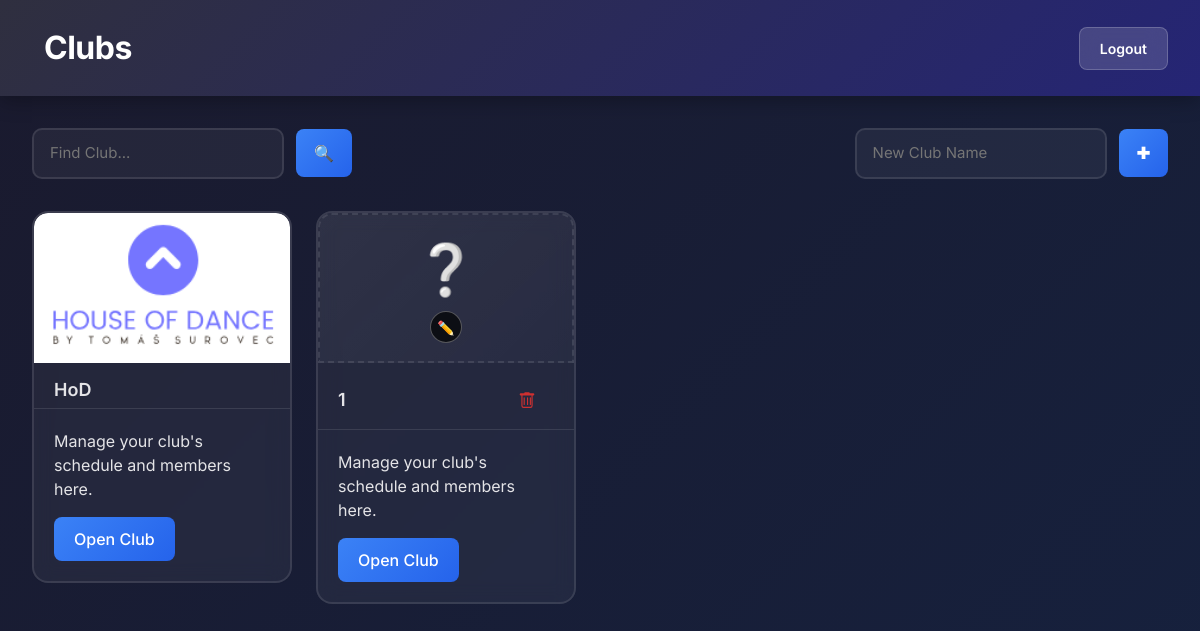
Screenshot of /trainer/trainer_dashboard/ (signed in) with the database file from the repository.
### TrainerClubs/models.py (models this page shows, shortened)
class Club(models.Model):
    club_owner = models.ForeignKey(User, on_delete=models.CASCADE, related_name='clubs')
    name = models.CharField(max_length=100)
    profile_picture = models.ImageField(upload_to='club_profiles/', blank=True, null=True)

### TrainerClubs/views.py (the view)
# urls.py: path('trainer_dashboard/', views.dashboard, name='dashboard'),
@login_required
def dashboard(request):
    clubs = Club.objects.all()
    return render(request, 'clubs_view.html', {'clubs':clubs})

### TrainerClubs/templates/clubs_view.html (shortened to what this page needs)
<!DOCTYPE html>
<html lang="en">
<head>
    <link href="https://cdn.jsdelivr.net/npm/bootstrap@5.3.0/dist/css/bootstrap.min.css" rel="stylesheet">
</head>
<body>
    <div class="header">
            <nav class="navbar navbar-expand-lg">
                <div class="container-fluid">
                    <a class="navbar-brand" aria-disabled="true" >Clubs</a>
                </div>
            </nav>
        <a class="header-nav-btn" href="{% url 'logout' %}">Logout</a>
    </div>
    <div class="main-container">
        <div class="top-bar">
            <div>
                <form method="POST" class="add-club-form">
                    <input type="text" name="looking_for_club" placeholder="Find Club...">
                    <button type="submit" class="btn-add">🔍</button>
                </form>
            </div>
            <div>
                <form method="POST" action="{% url 'add_club' %}" enctype="multipart/form-data" class="add-club-form">
                    <input type="text" name="club_name" placeholder="New Club Name" required>
                    <button type="submit" class="btn-add">✚</button>
                </form>
            </div>
        </div>
        <div class="main-body responsive-grid">
            {% for club in clubs%}
            <div class="grid-item">
                <div class="card">
                    {% if club.profile_picture %}
                        <div class="image-container">
                            <img src="{{ club.profile_picture.url }}" class="card-img-top" alt="{{ club.name }} profile picture">
                        </div>
                    {% else %}
                        <div class="card-img-placeholder">
                            <span style="font-size: 50px;">❔</span>
                            {% if request.user == club.club_owner %}
                            <form method="POST" action="{% url 'update_club' club.id %}" enctype="multipart/form-data" class="overlay-form">
                                <label for="edit-upload-{{ club.id }}" class="edit-btn" title="Change Profile Picture">
                                    ✏️
                                </label>
                            </form>
                            {% endif %}
                        </div>
                    {% endif %}
                    <div class="card-header">
                        <h5>{{ club.name }}</h5>
                        {% if request.user == club.club_owner %}
                        <form method="POST" action="{% url 'delete_club' club.id%}" class="delete-form">
                            <button type="submit" class="delete-button" title="Delete Club">
                            </button>
                        </form>
                        {% endif %}
                    </div>
                    <div class="card-body">
                        <p class="card-text">Manage your club's schedule and members here.</p>
                        {% if request.user == club.club_owner %}
                        <a href="/club/{{club.id}}/" class="btn">Open Club</a>
                        {% else %}
                        <a href="/trainer/club/trainer_view/{{club.id}}/" class="btn">Open Club</a>
                        {% endif %}
                    </div>
                </div>
            </div>
            {% endfor %}
        </div>
    </div>
</body>
</html>

### TrainerClubs/templates/clubs_view.html (style rules this page uses)
* { box-sizing: border-box; margin: 0; padding: 0; }
body { font-family: 'Inter', -apple-system, BlinkMacSystemFont, 'Segoe UI', sans-serif; background: linear-gradient(135deg, #1a1a2e 0%, #16213e 100%); color: #e4e4e7; min-height: 100vh; }
.header { background: linear-gradient(135deg, #2f2f3f 0%, #252575 100%); padding: 19px 32px; box-shadow: 0 4px 20px rgba(0, 0, 0, 0.3); position: sticky; display: flex; align-items: center; justify-content: space-between; }
.header-nav-btn { background: rgba(255, 255, 255, 0.15); backdrop-filter: blur(10px); color: white; padding: 10px 20px; border-radius: 8px; text-decoration: none; font-weight: 600; font-size: 14px; transition: all 0.3s ease; border: 1px solid rgba(255, 255, 255, 0.2); }
button[type="submit"] { padding: 12px 18px; background: linear-gradient(135deg, #3b82f6 0%, #2563eb 100%); border: none; border-radius: 8px; color: white; font-weight: 600; font-size: 16px; cursor: pointer; transition: all 0.3s ease; }
.main-container { padding: 32px; max-width: 1600px; margin: 0 auto; grid-template-columns: 3fr; }
.top-bar { display: flex; justify-content: space-between; align-items: center; gap: 24px; margin-bottom: 32px; flex-wrap: wrap; }
.add-club-form { display: flex; gap: 12px; align-items: center; }
.add-club-form input[type="text"] { background: rgba(255, 255, 255, 0.05); border: 2px solid rgba(255, 255, 255, 0.1); color: #e4e4e7; padding: 12px 16px; border-radius: 10px; font-size: 15px; min-width: 250px; flex: 1; max-width: 100%; transition: all 0.3s ease; font-family: 'Inter', sans-serif; }
.card { background: rgba(255, 255, 255, 0.05); backdrop-filter: blur(10px); border: 2px solid rgba(255, 255, 255, 0.1); border-radius: 16px; color: #e4e4e7; transition: all 0.3s ease; position: relative; overflow: hidden; }
.card-header { display: flex; justify-content: space-between; align-items: center; padding: 16px 20px 8px; border-bottom: 1px solid rgba(255, 255, 255, 0.1); }
.card-header h5 { margin: 0; font-size: 18px; font-weight: 600; }
.delete-form { margin: 0; }
.delete-button { background: rgba(239, 68, 68, 0.1); border: 1px solid rgba(239, 68, 68, 0.3); color: #ef4444; padding: 6px 8px; border-radius: 6px; cursor: pointer; font-size: 14px; transition: all 0.3s ease; display: flex; align-items: center; justify-content: center; }
.card-body { padding: 20px; }
.overlay-form { margin: 0; }
.card-img-top { width: 100%; height: 150px; object-fit: cover; border-radius: 14px 14px 0 0; }
.image-container { position: relative; }
.edit-btn { background: rgba(0, 0, 0, 0.7); border: 1px solid rgba(255, 255, 255, 0.3); color: white; width: 32px; height: 32px; border-radius: 50%; display: flex; align-items: center; justify-content: center; cursor: pointer; font-size: 14px; transition: all 0.3s ease; }
.card-img-placeholder { width: 100%; height: 150px; background: linear-gradient(135deg, rgba(255, 255, 255, 0.05) 0%, rgba(255, 255, 255, 0.02) 100%); display: flex; flex-direction: column; align-items: center; justify-content: center; border-radius: 14px 14px 0 0; color: #a1a1aa; border: 2px dashed rgba(255, 255, 255, 0.1); transition: all 0.3s ease; position: relative; padding: 16px; box-sizing: border-box; }
.card-img-placeholder span { font-size: 15px; margin-bottom: 4px; }
.btn { background: linear-gradient(135deg, #3b82f6 0%, #2563eb 100%); border: none; color: white; padding: 10px 20px; border-radius: 8px; text-decoration: none; display: inline-block; font-weight: 500; transition: all 0.3s ease; }
.responsive-grid { display: flex; flex-wrap: wrap; gap: 1.5rem; }
.responsive-grid > .grid-item { flex: 0 1 100%; min-width: 250px; max-width: 100%; }
.delete-button { background: none!important; color: #cf3030 !important; border: none; border-radius: 8px; cursor: pointer; font-size: 12px; font-weight: 600; transition: all 0.3s ease; }
.navbar { background-color: none; margin: 0; padding: 0; }
.navbar-brand { font-size: 32px; font-weight: 700; color: white; letter-spacing: -0.5px; }
@media (min-width: 576px) { .responsive-grid > .grid-item { flex: 0 1 calc(50% - 1.5rem); } }
@media (min-width: 768px) { .responsive-grid > .grid-item { flex: 0 1 calc(33.333% - 1.5rem); } }
@media (min-width: 992px) { .responsive-grid > .grid-item { flex: 0 1 calc(25% - 1.5rem); } }

### rows the page displays
Club: profile_picture (picture), name "HoD"
Club: name "1"
